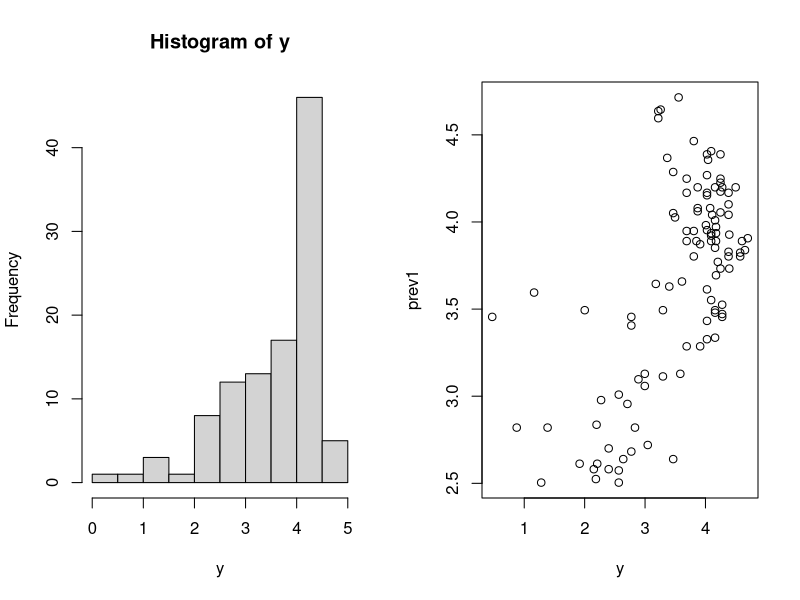
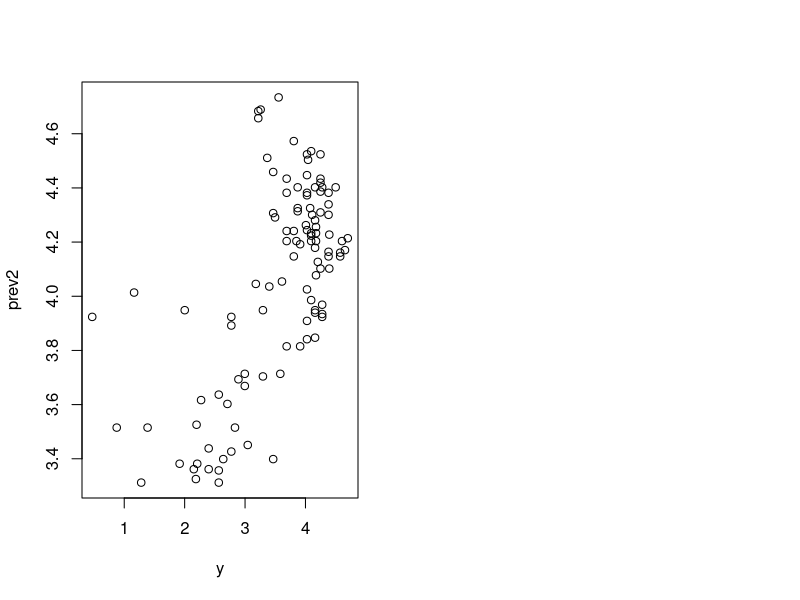
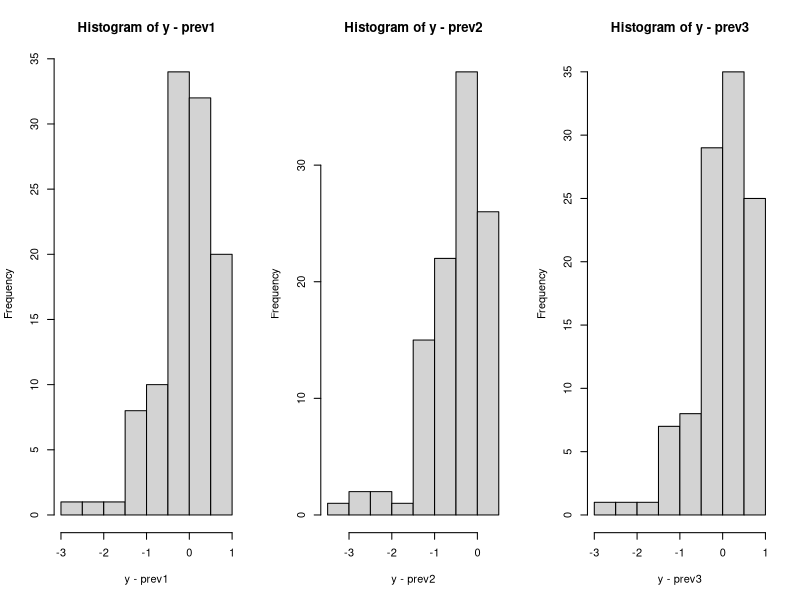

Here is the R script that generated these plots, in order:
sink('regr_quantile_expectile_etud.sink')
library(quantreg)
par(mfrow=c(1,2))

# Exercice 1 ####
data(Mammals)
attach(Mammals)
x = log(weight)
y = log(speed)

cat("Exerice 1 \n")
hist(y)
shapiro.test(y)

cat("Question 1 \n")
m1 = rq(y~x, tau=0.5)
summary(m1) #affiche seulement intervalle de confiance des estimations
summary(m1, se="iid")
QUANT=coef(m1) #les coefs
m2=rq(y~x, tau=0.75)
summary(m2, se="iid")
summary(m2)
anova.rq(m1,m2) #compare les deux modèles
prev1=predict(m1)
plot(y,prev1)
sigma1=sd(y-prev1)
sigma1
prev2=predict(m2)
plot(y,prev2)
sigma2=sd(y-prev2)
sigma2
MAD1=mean(abs(y-prev1))
MAD2=mean(abs(y-prev2))

# Question 2
cat("Question 2 \n")
m3=lm(y~x)
summary(m3)
#on compare les intervalles de confiance
confint(m3)
summary(m1,se="iid")
summary(m2,se="iid")
prev3=predict(m3)
sigma3=sd(y-prev3)
sigma1;sigma2;sigma3;
median(y-prev1);median(y-prev2);median(y-prev3)
par(mfrow=c(1,3))
hist(y-prev1);hist(y-prev2);hist(y-prev3)
MAD3=mean(abs(y-prev3))
MAD1;MAD2;MAD3


# Question 3
cat("\n Question 3 \n")
hoppers=factor(hoppers)
specials=factor(specials)
m1bis=rq(y~x+hoppers+specials,tau=0.5)
summary(m1bis,se="iid")
prev1bis=predict(m1bis)
sigma1bis=sd(y-prev1bis)
sigma1bis;sigma1
m2bis=rq(y~x+hoppers+specials,tau=0.75)
summary(m2bis,se="iid")
prev2bis=predict(m2bis)
sigma2bis=sd(y-prev2bis)
sigma2bis;sigma2

sink()
